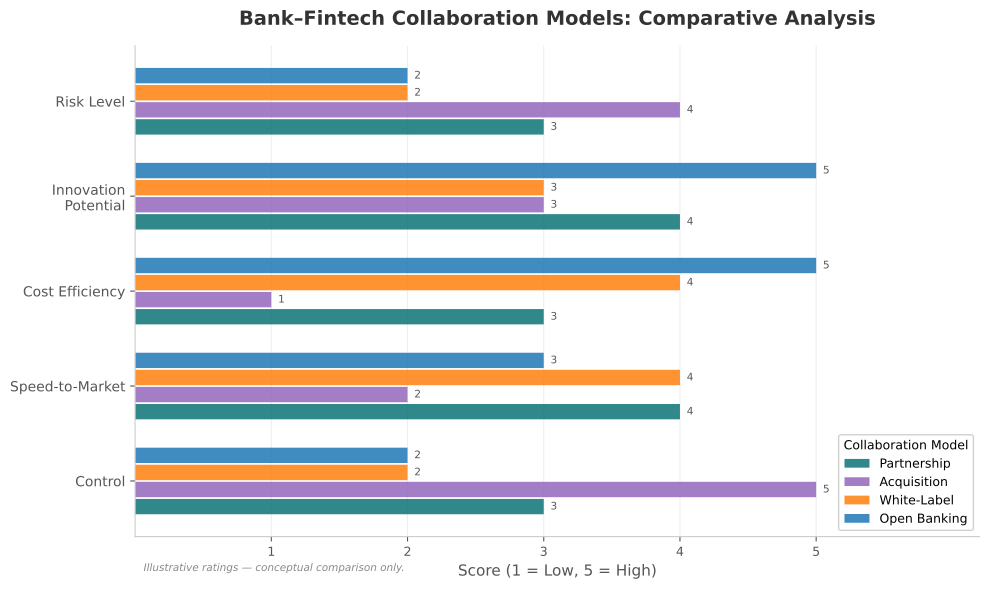

This chart was generated by the following Python code:
"""
Figure 03: Collaboration Models Matrix
Grouped horizontal bar chart: 4 models x 5 dimensions on 1-5 scale.
"""

import sys
import os
sys.path.insert(0, os.path.join(os.path.dirname(__file__), '..', '..', '..', '_shared'))

import matplotlib
matplotlib.use('Agg')
import matplotlib.pyplot as plt
import numpy as np

try:
    from chart_styles import V4_COLORS, apply_v4_style, save_chart
except ImportError:
    V4_COLORS = {
        'MLPURPLE': '#9467BD', 'MLBLUE': '#1F77B4', 'MLRED': '#D62728',
        'MLORANGE': '#FF7F0E', 'MLGREEN': '#2CA02C', 'MLGRAY': '#7F7F7F',
        'MLTEAL': '#0D7377', 'MLCYAN': '#14BDEB', 'MLYELLOW': '#BCBD22',
        'MLPINK': '#E377C2', 'MLBROWN': '#8C564B',
    }
    def apply_v4_style(ax, title='', xlabel='', ylabel=''):
        ax.set_title(title, fontsize=14, fontweight='bold', pad=15, color='#333333')
        if xlabel: ax.set_xlabel(xlabel, fontsize=11, color='#555555')
        if ylabel: ax.set_ylabel(ylabel, fontsize=11, color='#555555')
        ax.spines['top'].set_visible(False)
        ax.spines['right'].set_visible(False)
        ax.spines['left'].set_color('#CCCCCC')
        ax.spines['bottom'].set_color('#CCCCCC')
        ax.tick_params(colors='#555555', labelsize=9)
        ax.set_facecolor('white')
        return ax
    def save_chart(fig, filename='chart.pdf', dpi=300):
        fig.tight_layout()
        fig.savefig(filename, format='pdf', bbox_inches='tight', dpi=dpi, facecolor='white')
        plt.close(fig)
        print(f'Saved: {filename}')

CHART_METADATA = {
    'title': 'Collaboration Models Comparison',
    'type': 'comparison_bar',
    'section': 'HOW',
    'lecture_number': 1,
}

# Models and dimensions
models = ['Partnership', 'Acquisition', 'White-Label', 'Open Banking']
dimensions = ['Control', 'Speed-to-Market', 'Cost Efficiency', 'Innovation\nPotential', 'Risk Level']

# Illustrative ratings (rows = dimensions, cols = models): scale 1-5
# Partnership: med control, high speed, med cost, high innovation, med risk
# Acquisition: high control, low speed, low cost-eff, med innovation, high risk
# White-Label: med-low control, high speed, high cost-eff, med innovation, low risk
# Open Banking: low control, med speed, high cost-eff, very high innovation, low risk
ratings = np.array([
    [3, 5, 2, 2],   # Control
    [4, 2, 4, 3],   # Speed-to-Market
    [3, 1, 4, 5],   # Cost Efficiency
    [4, 3, 3, 5],   # Innovation Potential
    [3, 4, 2, 2],   # Risk Level
])

colors = [V4_COLORS['MLTEAL'], V4_COLORS['MLPURPLE'],
          V4_COLORS['MLORANGE'], V4_COLORS['MLBLUE']]

n_dims = len(dimensions)
n_models = len(models)
group_height = 0.18
offsets = np.array([-(n_models - 1) / 2 + i for i in range(n_models)]) * group_height

fig, ax = plt.subplots(figsize=(10, 6))

y_positions = np.arange(n_dims)

for m_idx, (model, color) in enumerate(zip(models, colors)):
    vals = ratings[:, m_idx]
    y = y_positions + offsets[m_idx]
    bars = ax.barh(y, vals, height=group_height * 0.9,
                   color=color, alpha=0.85, label=model)
    for bar, val in zip(bars, vals):
        ax.text(val + 0.05, bar.get_y() + bar.get_height() / 2,
                str(val), va='center', ha='left', fontsize=7.5, color='#555555')

apply_v4_style(ax,
               title='Bank\u2013Fintech Collaboration Models: Comparative Analysis',
               xlabel='Score (1 = Low, 5 = High)',
               ylabel='')

ax.set_yticks(y_positions)
ax.set_yticklabels(dimensions, fontsize=10)
ax.set_xlim(0, 6.2)
ax.set_xticks([1, 2, 3, 4, 5])
ax.axvline(x=1, color='#EEEEEE', linewidth=0.8, zorder=0)
ax.axvline(x=2, color='#EEEEEE', linewidth=0.8, zorder=0)
ax.axvline(x=3, color='#EEEEEE', linewidth=0.8, zorder=0)
ax.axvline(x=4, color='#EEEEEE', linewidth=0.8, zorder=0)
ax.axvline(x=5, color='#EEEEEE', linewidth=0.8, zorder=0)

ax.legend(loc='lower right', fontsize=9, framealpha=0.9,
          title='Collaboration Model', title_fontsize=9)

ax.text(0.01, -0.07, 'Illustrative ratings \u2014 conceptual comparison only.',
        transform=ax.transAxes, fontsize=7.5, color='#888888', style='italic')

output_path = os.path.join(os.path.dirname(__file__), 'chart.pdf')
save_chart(fig, output_path)
